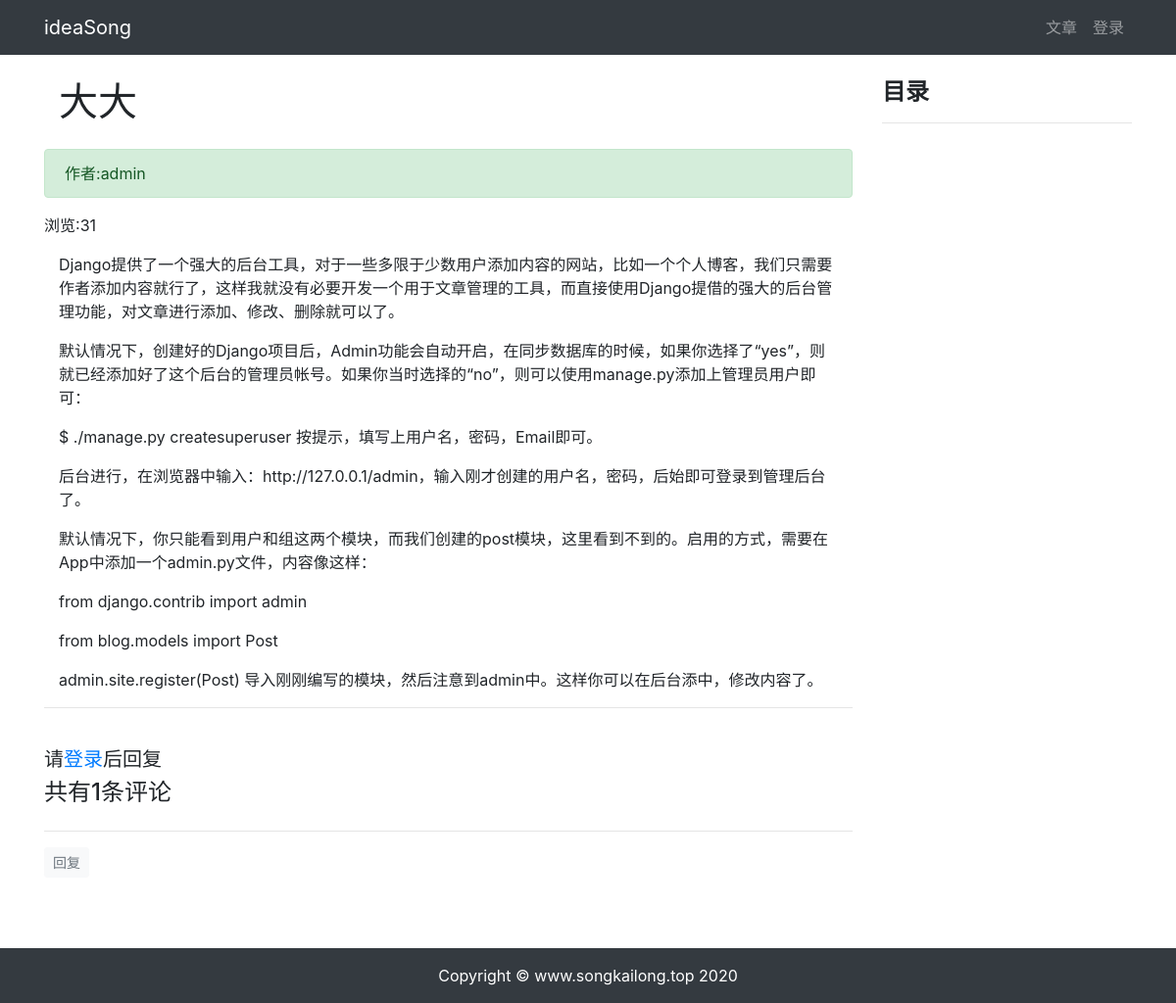
The app's page /article/article-detail/8/ with its own data.
### article/models.py (models this page shows, shortened)
class ArticlePost(models.Model):
    author = models.ForeignKey(User, on_delete=models.CASCADE)
    title = models.CharField(max_length=100)
    body = models.TextField()
    created = models.DateTimeField(default=timezone.now)
    updated = models.DateTimeField(auto_now=True)
    total_views_number = models.PositiveIntegerField(default=0)
    class Meta:
        ordering = ('-created',)

### article/views.py (the view)
# urls.py: path('article-detail/<int:id>/', views.article_detail, name='article_detail'),
def article_detail(request, id):
    article = ArticlePost.objects.get(id=id)
    comments = Comment.objects.filter(article=id)
    article.total_views_number += 1
    article.save(update_fields=['total_views_number'])
    md = markdown.Markdown(
        extensions=[
            'markdown.extensions.extra',
            'markdown.extensions.codehilite',
            'markdown.extensions.toc',
        ]
    )
    article.body = md.convert(article.body)
    context = {'article': article, 'toc': md.toc, 'comments': comments}
    return render(request, 'article/detail.html', context)

### template/article/detail.html (shortened to what this page needs)
{% extends 'base.html' %}
{% load staticfiles %}
{% block content %}
    <div class="container">
        <div class="row">
            <div class="col-9">
                <h1 class="col-12 mt-4 mb-4">{{ article.title }}</h1>
                <div class="col-12 alert alert-success">作者:{{ article.author }}
                </div>
                <div>浏览:{{ article.total_views_number }}</div>
                <div class="col-12">
                    <p>{{ article.body|safe }}</p>
                </div>
                <hr>
                {% if user.is_authenticated %}
                    <div>
                        <form action="{% url 'comment:post_comment' article.id %}" method="post">
                            {% csrf_token %}
                            <div class="form-group">
                                <label for="body">
                                    <strong>
                                        我也要发言:
                                    </strong>
                                </label>
                                <textarea type="text" class="form-control" id="body" name="body" rows="2"
                                          required></textarea>
                            </div>
                            <button type="submit" class="btn btn-primary">发送</button>
                        </form>
                    </div>
                {% else %}
                    <br>
                    <h5 class="justify-content-center">请<a href="{% url 'userprofile:login' %}">登录</a>后回复</h5>
                {% endif %}
                {% load mptt_tags %}
                <h4>共有{{ comments.count }}条评论</h4>
                <div class="row">
                    {% recursetree comments %}
                        {% with comment=node %}
                            <div class="{% if comment.reply_to %}
                                        offset-1 col-11
                                        {% else %}
                                        col-12
                            {% endif %} ">
                                <hr>
                                <div>
                                    {% if user.is_authenticated %}
                                    <button type="button"
                                            class="btn btn-light btn-sm text-muted"
                                            onclick="load_modal({{ article.id }}, {{ comment.id }})"
                                    >
                                        回复
                                    </button>
                                {% else %}
                                    <a class="btn btn-light btn-sm text-muted"
                                        href="{% url 'userprofile:login' %}"
                                    >
                                        回复
                                    </a>
                                {% endif %}
                                </div>
                            </div>
                        {% endwith %}
                    {% endrecursetree %}
                </div>
            </div>
            <div class="col-3 mt-4">
                <h4><strong>目录</strong></h4>
                <hr>
            </div>
        </div>
    </div>
{% endblock content %}

### records on screen
ArticlePost: title "大大", author "admin", total_views_number "31", body "Django提供了一个强大的后台工具，对于一些多限于少数用户添加内容的网站，比如一个个人博客，我们只需要作者添加内容就行了，这样我就没有必要开发一个用于文章管理的工具，而直接使用Django提借的强大的后台管理功能，对文章进行添加、修改、删除就可以了。 默认情况下，创建好的Django项目后，Admin功能会自动开启，在同步数据库的时候，如果你选择了“yes”，则就已经添加好了这个后台的管理员帐号。如果你当时选择的“no”，则可以使用manage.py添加上管理员用户即可： $ ./manage.py createsuperuser 按提示，填写上用户名，密码，Email即可。 后台进行，在浏览器中输入：http://127.0.0.1/admin，输入刚才创建的用户名，密码，后始即可登录到管理后台了。 默认情况下，你只能看到用户和组这两个模块，而我们创建的post模块，这里看到不到的。启用的方式，需要在App中添加一个admin.py文件，内容像这样： from django.contrib import admin from blog.models import Post admin.site.register(Post) 导入刚刚编写的模块，然后注意到admin中。这样你可以在后台添中，修改内容了。"

### other values on screen
{{ comments.count }} "1"
